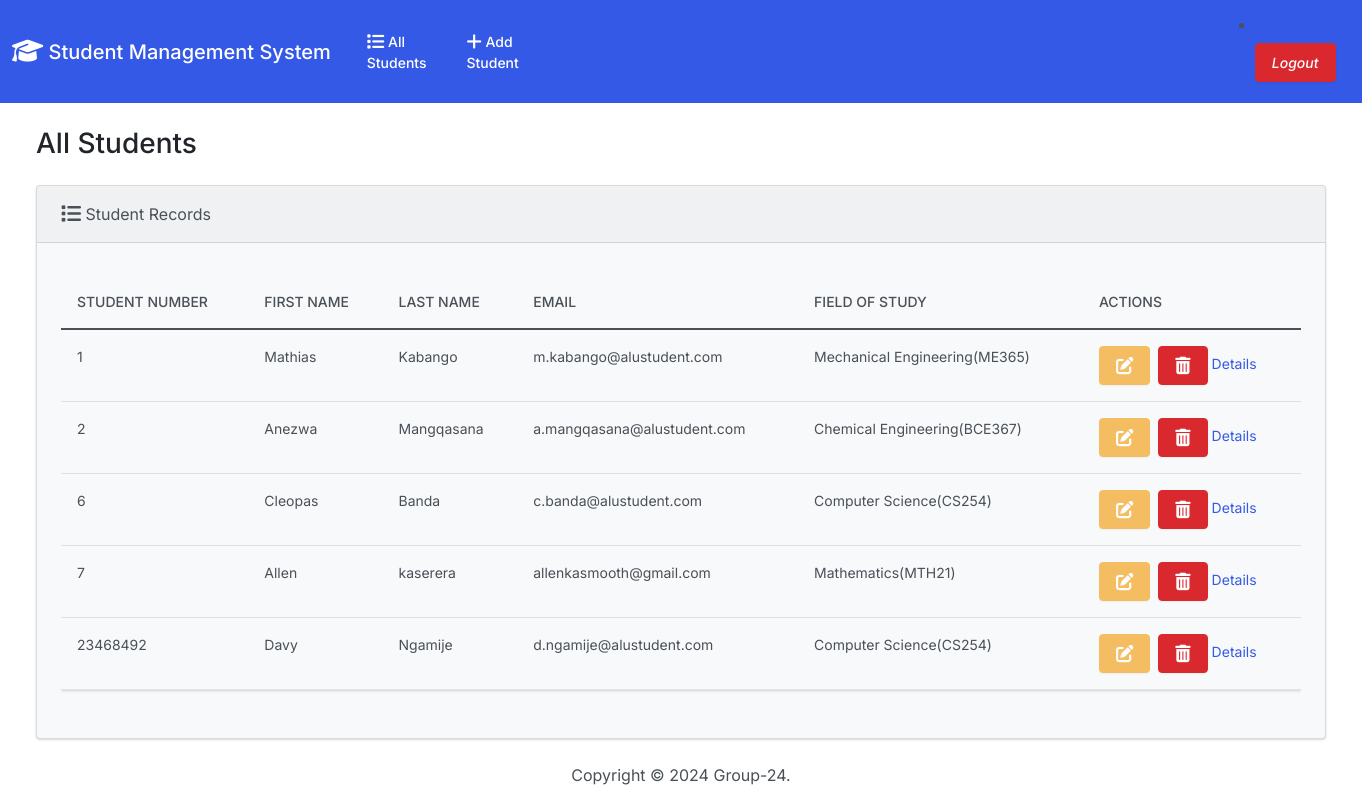
Screenshot of /index (signed in) with the database file from the repository.
### app/models.py (models this page shows, shortened)
class Student(models.Model):
   student_number = models.PositiveIntegerField(primary_key=True,auto_created=True,unique=True)
   first_name = models.CharField(max_length=256)
   last_name = models.CharField(max_length=256)
   email = models.EmailField(unique=True)
   field_of_study = models.ForeignKey(Major,on_delete=models.CASCADE,related_name='student')

class Major(models.Model):
    name = models.CharField(max_length=256)
    code = models.CharField(max_length=10)
    duration = models.PositiveIntegerField()
    def __str__(self):
        return f'{self.name}({self.code})'

### app/views.py (the view)
# urls.py: path('index',views.index,name='index'),
def index(request):
  current_user = str(request.user)
  if current_user.endswith('education.com') or request.user.is_superuser:
    context = {'students':Student.objects.all()}
    return render(request,'index.html',context)
  else:
    if current_user.endswith('student.com'):
      data = Student.objects.filter(email=current_user)
      context = {'students':data}
      return render(request,'index.html',context)

### templates/index.html (shortened to what this page needs)
{% extends "base.html" %}
{% block body %}
<h3 class="m-4">All Students</h3>
<div class="row">
  <div class="col-12">
    {% if students %}
    <div class="card bg-light ms-4 me-4 mb-4">
      <div class="card-header">
        <i class="fa-solid fa-list fa-lg"></i> Student Records
      </div>
      <div class="card-body">
        <p class="card-text">
          <div class="table-responsive">
            <table class="table table-hover">
              <thead>
                <tr>
                  <th scope="col">Student Number</th>
                  <th scope="col">First Name</th>
                  <th scope="col">Last Name</th>
                  <th scope="col">Email</th>
                  <th scope="col">Field of Study</th>
                  <th scope="col">Actions</th>
                </tr>
              </thead>
              <tbody>
                {% for student in students %}
                  <tr>
                    <a href="{% url 'details' pk=student.student_number %}">
                    <td>{{ student.student_number }}</td>
                    <td>{{ student.first_name }}</td>
                    <td>{{ student.last_name }}</td>
                    <td>{{ student.email }}</td>
                    <td>{{ student.field_of_study }}</td>
                    </a>
                    <td>
                      <a class="btn btn-warning me-1" href="{% url 'update' student.student_number %}">
                      </a>
                      <button type="button" class="btn btn-danger" data-bs-toggle="modal" data-bs-target="#delete{{student.student_number}}">
                      </button>
                      <a href="{% url 'details' pk=student.student_number %}" style="text-decoration: none;">Details</a>
                    </td>
                  </tr>
                {% endfor %}
              </tbody>
            </table>
          </div>
        </p>
      </div>
    </div>
    {% else %}
      <h5 class="alert alert-primary ms-4 me-4">No Student Records</h5>
    {% endif %}
  </div>
</div>
{% endblock %}

### rows the page displays
Student: student_number "1", first_name "Mathias", last_name "Kabango", email "m.kabango@alustudent.com", field_of_study "Mechanical Engineering(ME365)"
Student: student_number "2", first_name "Anezwa", last_name "Mangqasana", email "a.mangqasana@alustudent.com", field_of_study "Chemical Engineering(BCE367)"
Student: student_number "6", first_name "Cleopas", last_name "Banda", email "c.banda@alustudent.com", field_of_study "Computer Science(CS254)"
Student: student_number "7", first_name "Allen", last_name "kaserera", email "allenkasmooth@gmail.com", field_of_study "Mathematics(MTH21)"
Student: student_number "23468492", first_name "Davy", last_name "Ngamije", email "d.ngamije@alustudent.com", field_of_study "Computer Science(CS254)"
